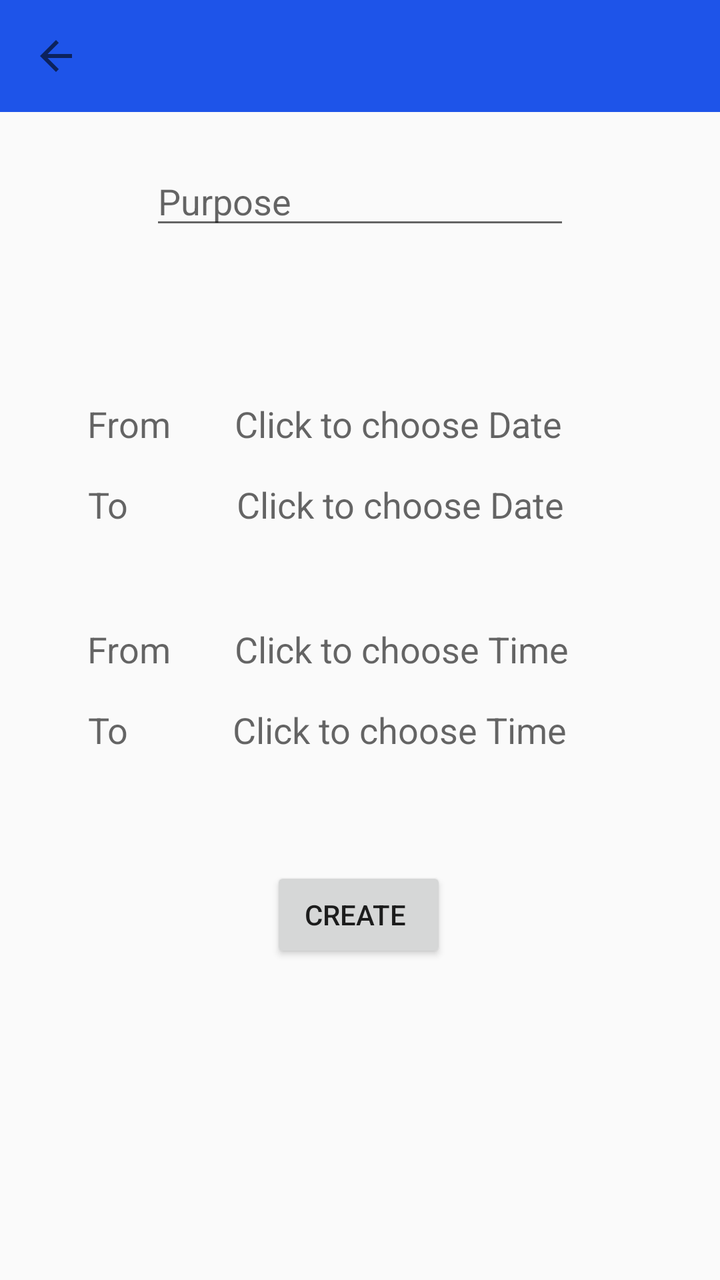
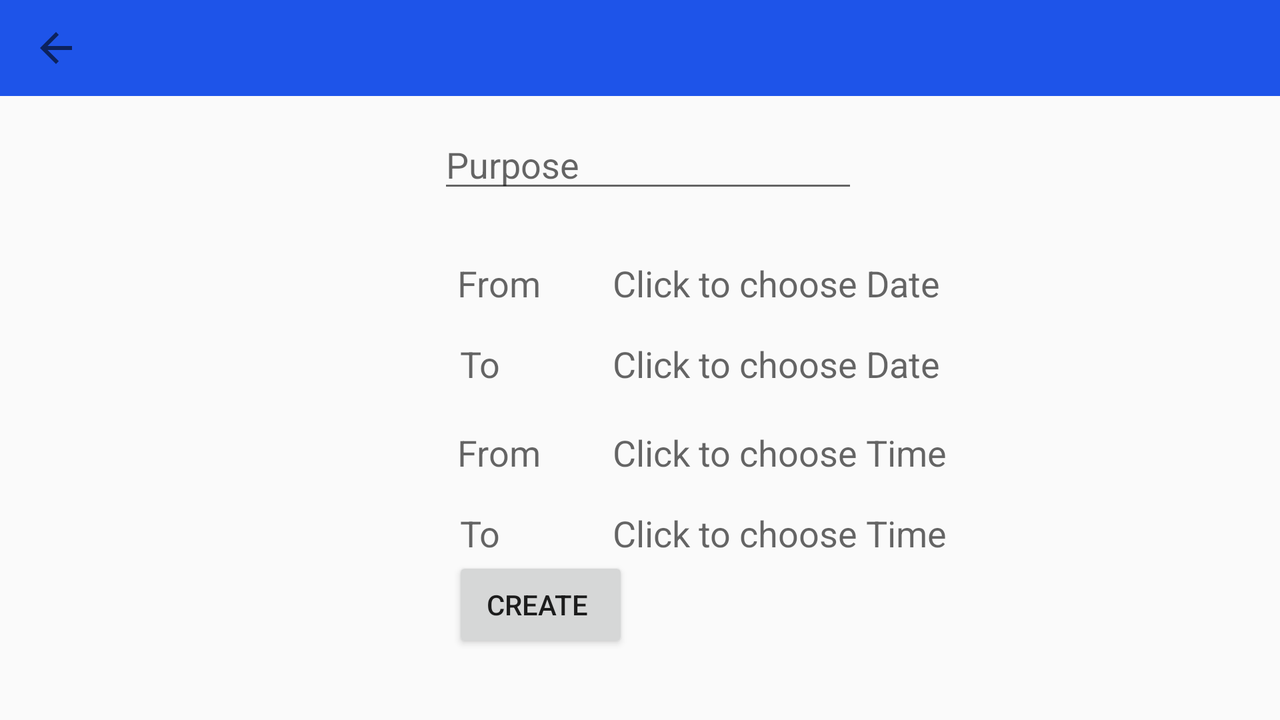

Two renders of one Android screen. The first uses the default layout on a phone; the second uses the alternative layout the repository ships for a different screen configuration, on a matching device. The two XML files are below.
<!-- AndroidManifest.xml: application theme Theme.AppCompat.Light.NoActionBar -->
<!-- res/layout/activity_make_reservation.xml -->
<?xml version="1.0" encoding="utf-8"?>
<androidx.constraintlayout.widget.ConstraintLayout xmlns:android="http://schemas.android.com/apk/res/android"
    xmlns:app="http://schemas.android.com/apk/res-auto"
    xmlns:tools="http://schemas.android.com/tools"
    android:layout_width="match_parent"
    android:layout_height="match_parent"
    tools:context=".MakeReservationActivity">

    <include
        layout="@layout/app_bar"
        android:id="@+id/app_bar_make"/>


    <TextView
        android:id="@+id/textView5"
        android:layout_width="wrap_content"
        android:layout_height="wrap_content"
        android:text="From"

        android:layout_marginTop="80dp"
        android:textAppearance="@style/TextAppearance.AppCompat.Medium"
        app:layout_constraintEnd_toEndOf="parent"
        app:layout_constraintHorizontal_bias="0.137"
        app:layout_constraintStart_toStartOf="parent"
        app:layout_constraintTop_toBottomOf="@+id/purposeEditText" />

    <TextView
        android:id="@+id/fromDateTextView"
        android:layout_width="wrap_content"
        android:layout_height="wrap_content"
        android:layout_marginStart="32dp"
        android:layout_marginTop="80dp"
        android:text="Click to choose Date"
        android:textAppearance="@style/TextAppearance.AppCompat.Medium"
        app:layout_constraintStart_toEndOf="@+id/textView5"
        app:layout_constraintTop_toBottomOf="@+id/purposeEditText" />

    <TextView
        android:id="@+id/textView7"
        android:layout_width="wrap_content"
        android:layout_height="wrap_content"
        android:text="To"

        android:layout_marginTop="16dp"
        android:textAppearance="@style/TextAppearance.AppCompat.Medium"
        app:layout_constraintEnd_toEndOf="parent"
        app:layout_constraintHorizontal_bias="0.13"
        app:layout_constraintStart_toStartOf="parent"
        app:layout_constraintTop_toBottomOf="@id/textView5"/>


    <TextView
        android:id="@+id/fromTimeTextView"
        android:layout_width="wrap_content"
        android:layout_height="wrap_content"
        android:layout_marginTop="48dp"
        android:layout_marginStart="32dp"
        android:text="Click to choose Time"
        android:textAppearance="@style/TextAppearance.AppCompat.Medium"
        app:layout_constraintStart_toEndOf="@+id/textView4"
        app:layout_constraintTop_toBottomOf="@+id/toDateTextView" />

    <TextView
        android:id="@+id/textView4"
        android:layout_width="wrap_content"
        android:layout_height="wrap_content"
        android:layout_marginTop="48dp"
        android:text="From"
        android:textAppearance="@style/TextAppearance.AppCompat.Medium"
        app:layout_constraintEnd_toEndOf="parent"
        app:layout_constraintHorizontal_bias="0.137"
        app:layout_constraintStart_toStartOf="parent"
        app:layout_constraintTop_toBottomOf="@+id/textView7"
        tools:visibility="visible" />

    <TextView
        android:id="@+id/textView6"
        android:layout_width="wrap_content"
        android:layout_height="wrap_content"
        android:layout_marginTop="16dp"
        android:text="To"
        android:textAppearance="@style/TextAppearance.AppCompat.Medium"
        app:layout_constraintEnd_toEndOf="parent"
        app:layout_constraintHorizontal_bias="0.13"
        app:layout_constraintStart_toStartOf="parent"
        app:layout_constraintTop_toBottomOf="@+id/textView4" />

    <TextView
        android:id="@+id/toDateTextView"
        android:layout_width="wrap_content"
        android:layout_height="wrap_content"
        android:layout_marginTop="16dp"
        android:layout_marginStart="54dp"
        android:text="Click to choose Date"
        android:textAppearance="@style/TextAppearance.AppCompat.Medium"
        app:layout_constraintStart_toEndOf="@+id/textView7"
        app:layout_constraintTop_toBottomOf="@id/fromDateTextView" />

    <TextView
        android:id="@+id/toTimeTextView"
        android:layout_width="wrap_content"
        android:layout_height="wrap_content"
        android:layout_marginStart="52dp"

        android:text="Click to choose Time"
        android:textAppearance="@style/TextAppearance.AppCompat.Medium"
        android:layout_marginTop="16dp"
        app:layout_constraintStart_toEndOf="@+id/textView6"
        app:layout_constraintTop_toBottomOf="@+id/fromTimeTextView" />

    <Button
        android:id="@+id/createReservationBtn"
        android:layout_width="wrap_content"
        android:layout_height="wrap_content"
        android:text="Create "
        app:layout_constraintBottom_toBottomOf="parent"
        app:layout_constraintEnd_toEndOf="parent"
        app:layout_constraintHorizontal_bias="0.498"
        app:layout_constraintStart_toStartOf="parent"
        app:layout_constraintTop_toTopOf="parent"
        app:layout_constraintVertical_bias="0.732" />

    <EditText
        android:id="@+id/purposeEditText"
        android:layout_width="wrap_content"
        android:layout_height="wrap_content"
        android:ems="10"
        android:hint="Purpose"
        android:inputType="textPersonName"
        app:layout_constraintBottom_toBottomOf="parent"
        app:layout_constraintEnd_toEndOf="parent"
        app:layout_constraintStart_toStartOf="parent"
        app:layout_constraintTop_toTopOf="@+id/app_bar_make"
        app:layout_constraintVertical_bias="0.131" />

</androidx.constraintlayout.widget.ConstraintLayout>
<!-- res/layout/app_bar.xml (included above) -->
<?xml version="1.0" encoding="utf-8"?>
<Toolbar xmlns:android="http://schemas.android.com/apk/res/android"
    xmlns:app="http://schemas.android.com/apk/res-auto"
    android:layout_width="match_parent"
    android:layout_height="wrap_content"
    android:popupTheme="@style/CustomPopupStyle"
    android:theme="@style/CustomToolbarStyle"
    android:navigationIcon="?homeAsUpIndicator"

    />
<!-- resources referenced by this layout -->
<resources>
  <style name="CustomPopupStyle" parent="Theme.AppCompat.Light.NoActionBar">
          <item name="android:background">@color/colorAccent</item>
          <item name="overlapAnchor">false</item>
          <item name="android:dropDownHorizontalOffset">-4dp</item>
  
      </style>
  <style name="CustomToolbarStyle" parent="Theme.AppCompat.Light.NoActionBar">
          <item name="android:background">@color/colorPrimary</item>
  
  
      </style>
  <color name="colorAccent">#FFFFFF</color>
  <color name="colorPrimary">#1E54E9</color>
</resources>
<!-- res/layout-land/activity_make_reservation.xml (the repository's variant of the layout above) -->
<!-- drawn on the phone turned sideways -->
<?xml version="1.0" encoding="utf-8"?>
<androidx.constraintlayout.widget.ConstraintLayout xmlns:android="http://schemas.android.com/apk/res/android"
    xmlns:app="http://schemas.android.com/apk/res-auto"
    xmlns:tools="http://schemas.android.com/tools"
    android:layout_width="match_parent"
    android:layout_height="match_parent"
    tools:context=".MakeReservationActivity">

    <include
        layout="@layout/app_bar"
        android:id="@+id/app_bar_make"/>


    <TextView
        android:id="@+id/fromTimeTextView"
        android:layout_width="wrap_content"
        android:layout_height="wrap_content"
        android:layout_marginStart="36dp"
        android:layout_marginTop="20dp"
        android:text="Click to choose Time"
        android:textAppearance="@style/TextAppearance.AppCompat.Medium"
        app:layout_constraintStart_toEndOf="@+id/textView4"
        app:layout_constraintTop_toBottomOf="@+id/toDateTextView" />

    <TextView
        android:id="@+id/textView6"
        android:layout_width="wrap_content"
        android:layout_height="wrap_content"
        android:layout_marginTop="16dp"
        android:text="To"
        android:textAppearance="@style/TextAppearance.AppCompat.Medium"
        app:layout_constraintEnd_toEndOf="parent"
        app:layout_constraintHorizontal_bias="0.371"
        app:layout_constraintStart_toStartOf="parent"
        app:layout_constraintTop_toBottomOf="@+id/textView4" />

    <TextView
        android:id="@+id/textView5"
        android:layout_width="wrap_content"
        android:layout_height="wrap_content"
        android:layout_marginTop="28dp"

        android:text="From"
        android:textAppearance="@style/TextAppearance.AppCompat.Medium"
        app:layout_constraintEnd_toEndOf="parent"
        app:layout_constraintHorizontal_bias="0.382"
        app:layout_constraintStart_toStartOf="parent"
        app:layout_constraintTop_toBottomOf="@+id/purposeEditText" />

    <TextView
        android:id="@+id/toTimeTextView"
        android:layout_width="wrap_content"
        android:layout_height="wrap_content"
        android:layout_marginStart="56dp"

        android:layout_marginTop="16dp"
        android:text="Click to choose Time"
        android:textAppearance="@style/TextAppearance.AppCompat.Medium"
        app:layout_constraintStart_toEndOf="@+id/textView6"
        app:layout_constraintTop_toBottomOf="@+id/fromTimeTextView" />

    <TextView
        android:id="@+id/textView7"
        android:layout_width="wrap_content"
        android:layout_height="wrap_content"
        android:layout_marginTop="16dp"

        android:text="To"
        android:textAppearance="@style/TextAppearance.AppCompat.Medium"
        app:layout_constraintEnd_toEndOf="parent"
        app:layout_constraintHorizontal_bias="0.371"
        app:layout_constraintStart_toStartOf="parent"
        app:layout_constraintTop_toBottomOf="@id/textView5" />

    <TextView
        android:id="@+id/fromDateTextView"
        android:layout_width="wrap_content"
        android:layout_height="wrap_content"
        android:layout_marginStart="36dp"
        android:layout_marginTop="28dp"
        android:text="Click to choose Date"
        android:textAppearance="@style/TextAppearance.AppCompat.Medium"
        app:layout_constraintStart_toEndOf="@+id/textView5"
        app:layout_constraintTop_toBottomOf="@+id/purposeEditText" />

    <TextView
        android:id="@+id/toDateTextView"
        android:layout_width="wrap_content"
        android:layout_height="wrap_content"
        android:layout_marginStart="56dp"
        android:layout_marginTop="16dp"
        android:text="Click to choose Date"
        android:textAppearance="@style/TextAppearance.AppCompat.Medium"
        app:layout_constraintStart_toEndOf="@+id/textView7"
        app:layout_constraintTop_toBottomOf="@id/fromDateTextView" />

    <TextView
        android:id="@+id/textView4"
        android:layout_width="wrap_content"
        android:layout_height="wrap_content"
        android:layout_marginTop="20dp"
        android:text="From"
        android:textAppearance="@style/TextAppearance.AppCompat.Medium"
        app:layout_constraintEnd_toEndOf="parent"
        app:layout_constraintHorizontal_bias="0.382"
        app:layout_constraintStart_toStartOf="parent"
        app:layout_constraintTop_toBottomOf="@+id/textView7"
        tools:visibility="visible" />

    <Button
        android:id="@+id/createReservationBtn"
        android:layout_width="wrap_content"
        android:layout_height="wrap_content"
        android:text="Create "
        app:layout_constraintBottom_toBottomOf="parent"
        app:layout_constraintEnd_toEndOf="parent"
        app:layout_constraintHorizontal_bias="0.41"
        app:layout_constraintStart_toStartOf="parent"
        app:layout_constraintTop_toTopOf="parent"
        app:layout_constraintVertical_bias="0.892" />

    <EditText
        android:id="@+id/purposeEditText"
        android:layout_width="wrap_content"
        android:layout_height="wrap_content"
        android:ems="10"
        android:hint="Purpose"
        android:inputType="textPersonName"
        app:layout_constraintBottom_toBottomOf="parent"
        app:layout_constraintEnd_toEndOf="parent"
        app:layout_constraintHorizontal_bias="0.509"
        app:layout_constraintStart_toStartOf="parent"
        app:layout_constraintTop_toTopOf="@+id/app_bar_make"
        app:layout_constraintVertical_bias="0.188" />

</androidx.constraintlayout.widget.ConstraintLayout>
